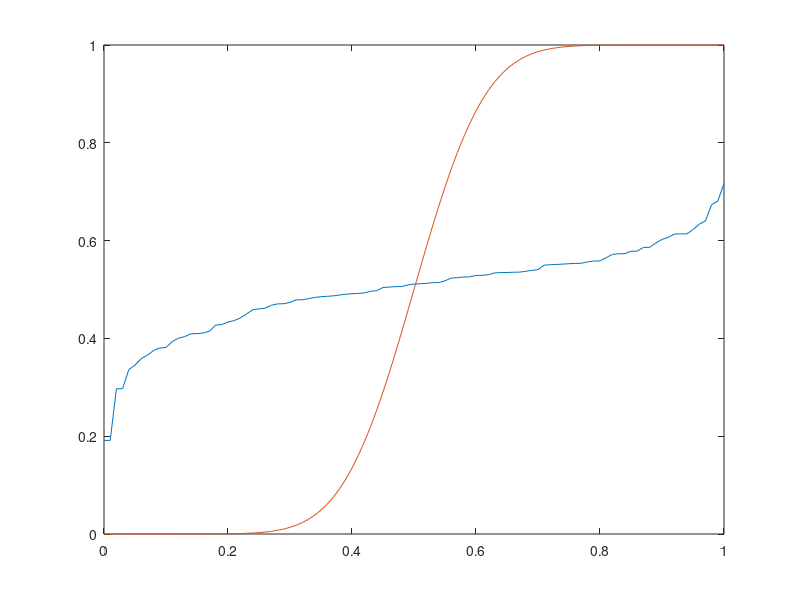

This figure's MATLAB source:
planken = normrnd(2, 0.09,[1,100]);
gezaagd = planken - normrnd(1.5, 0.01,[1,100]);
[x_m, y_m] = ecdf(gezaagd);
plot(x_m, y_m);
hold on
x_t = 0:0.01:1;
sig = sqrt(0.1^2 + 0.9^2)/10;
y = normcdf(x_t, 0.5, sig);
plot(x_t, y);
hold off